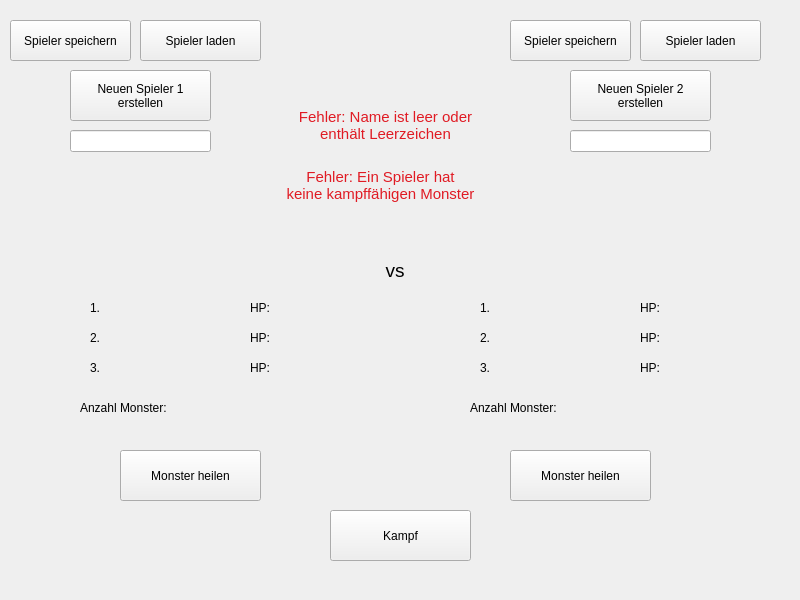
<?xml version="1.0" encoding="UTF-8"?>
<ui version="4.0">
 <class>MainWindow</class>
 <widget class="QMainWindow" name="MainWindow">
  <property name="geometry">
   <rect>
    <x>0</x>
    <y>0</y>
    <width>800</width>
    <height>600</height>
   </rect>
  </property>
  <property name="windowTitle">
   <string>MiniMonster Spiel</string>
  </property>
  <widget class="QWidget" name="centralwidget">
   <widget class="QPushButton" name="btnSpieler1">
    <property name="geometry">
     <rect>
      <x>70</x>
      <y>70</y>
      <width>141</width>
      <height>51</height>
     </rect>
    </property>
    <property name="text">
     <string>Neuen Spieler 1
erstellen</string>
    </property>
   </widget>
   <widget class="QLineEdit" name="lineName1">
    <property name="geometry">
     <rect>
      <x>70</x>
      <y>130</y>
      <width>141</width>
      <height>22</height>
     </rect>
    </property>
    <property name="text">
     <string/>
    </property>
   </widget>
   <widget class="QPushButton" name="btnSpieler2">
    <property name="geometry">
     <rect>
      <x>570</x>
      <y>70</y>
      <width>141</width>
      <height>51</height>
     </rect>
    </property>
    <property name="text">
     <string>Neuen Spieler 2
erstellen</string>
    </property>
   </widget>
   <widget class="QLineEdit" name="lineName2">
    <property name="geometry">
     <rect>
      <x>570</x>
      <y>130</y>
      <width>141</width>
      <height>22</height>
     </rect>
    </property>
    <property name="text">
     <string/>
    </property>
   </widget>
   <widget class="QPushButton" name="btnKampf">
    <property name="geometry">
     <rect>
      <x>330</x>
      <y>510</y>
      <width>141</width>
      <height>51</height>
     </rect>
    </property>
    <property name="text">
     <string>Kampf</string>
    </property>
   </widget>
   <widget class="QLabel" name="label1Mon1">
    <property name="geometry">
     <rect>
      <x>120</x>
      <y>300</y>
      <width>120</width>
      <height>15</height>
     </rect>
    </property>
    <property name="text">
     <string/>
    </property>
   </widget>
   <widget class="QLabel" name="label1Mon2">
    <property name="geometry">
     <rect>
      <x>120</x>
      <y>330</y>
      <width>120</width>
      <height>15</height>
     </rect>
    </property>
    <property name="text">
     <string/>
    </property>
   </widget>
   <widget class="QLabel" name="label1Mon3">
    <property name="geometry">
     <rect>
      <x>120</x>
      <y>360</y>
      <width>120</width>
      <height>15</height>
     </rect>
    </property>
    <property name="text">
     <string/>
    </property>
   </widget>
   <widget class="QLabel" name="label1Nr1">
    <property name="geometry">
     <rect>
      <x>90</x>
      <y>300</y>
      <width>20</width>
      <height>15</height>
     </rect>
    </property>
    <property name="text">
     <string>1.</string>
    </property>
   </widget>
   <widget class="QLabel" name="label1Nr2">
    <property name="geometry">
     <rect>
      <x>90</x>
      <y>330</y>
      <width>20</width>
      <height>15</height>
     </rect>
    </property>
    <property name="text">
     <string>2.</string>
    </property>
   </widget>
   <widget class="QLabel" name="label1Nr3">
    <property name="geometry">
     <rect>
      <x>90</x>
      <y>360</y>
      <width>20</width>
      <height>15</height>
     </rect>
    </property>
    <property name="text">
     <string>3.</string>
    </property>
   </widget>
   <widget class="QLabel" name="label1HP1">
    <property name="geometry">
     <rect>
      <x>250</x>
      <y>300</y>
      <width>30</width>
      <height>15</height>
     </rect>
    </property>
    <property name="text">
     <string>HP:</string>
    </property>
   </widget>
   <widget class="QLabel" name="label1HP2">
    <property name="geometry">
     <rect>
      <x>250</x>
      <y>330</y>
      <width>30</width>
      <height>15</height>
     </rect>
    </property>
    <property name="text">
     <string>HP:</string>
    </property>
   </widget>
   <widget class="QLabel" name="label1HP3">
    <property name="geometry">
     <rect>
      <x>250</x>
      <y>360</y>
      <width>30</width>
      <height>15</height>
     </rect>
    </property>
    <property name="text">
     <string>HP:</string>
    </property>
   </widget>
   <widget class="QLabel" name="label2HP1">
    <property name="geometry">
     <rect>
      <x>640</x>
      <y>300</y>
      <width>30</width>
      <height>15</height>
     </rect>
    </property>
    <property name="text">
     <string>HP:</string>
    </property>
   </widget>
   <widget class="QLabel" name="label2HP2">
    <property name="geometry">
     <rect>
      <x>640</x>
      <y>330</y>
      <width>30</width>
      <height>15</height>
     </rect>
    </property>
    <property name="text">
     <string>HP:</string>
    </property>
   </widget>
   <widget class="QLabel" name="label2Nr1">
    <property name="geometry">
     <rect>
      <x>480</x>
      <y>300</y>
      <width>20</width>
      <height>15</height>
     </rect>
    </property>
    <property name="text">
     <string>1.</string>
    </property>
   </widget>
   <widget class="QLabel" name="label2Nr2">
    <property name="geometry">
     <rect>
      <x>480</x>
      <y>330</y>
      <width>20</width>
      <height>15</height>
     </rect>
    </property>
    <property name="text">
     <string>2.</string>
    </property>
   </widget>
   <widget class="QLabel" name="label2Mon2">
    <property name="geometry">
     <rect>
      <x>510</x>
      <y>330</y>
      <width>120</width>
      <height>15</height>
     </rect>
    </property>
    <property name="text">
     <string/>
    </property>
   </widget>
   <widget class="QLabel" name="label2Nr3">
    <property name="geometry">
     <rect>
      <x>480</x>
      <y>360</y>
      <width>20</width>
      <height>15</height>
     </rect>
    </property>
    <property name="text">
     <string>3.</string>
    </property>
   </widget>
   <widget class="QLabel" name="label2Mon1">
    <property name="geometry">
     <rect>
      <x>510</x>
      <y>300</y>
      <width>120</width>
      <height>15</height>
     </rect>
    </property>
    <property name="text">
     <string/>
    </property>
   </widget>
   <widget class="QLabel" name="label2Mon3">
    <property name="geometry">
     <rect>
      <x>510</x>
      <y>360</y>
      <width>120</width>
      <height>15</height>
     </rect>
    </property>
    <property name="text">
     <string/>
    </property>
   </widget>
   <widget class="QLabel" name="label2HP3">
    <property name="geometry">
     <rect>
      <x>640</x>
      <y>360</y>
      <width>30</width>
      <height>15</height>
     </rect>
    </property>
    <property name="text">
     <string>HP:</string>
    </property>
   </widget>
   <widget class="QLabel" name="label1HPanz1">
    <property name="geometry">
     <rect>
      <x>290</x>
      <y>300</y>
      <width>40</width>
      <height>15</height>
     </rect>
    </property>
    <property name="text">
     <string/>
    </property>
   </widget>
   <widget class="QLabel" name="label1HPanz2">
    <property name="geometry">
     <rect>
      <x>290</x>
      <y>330</y>
      <width>40</width>
      <height>15</height>
     </rect>
    </property>
    <property name="text">
     <string/>
    </property>
   </widget>
   <widget class="QLabel" name="label1HPanz3">
    <property name="geometry">
     <rect>
      <x>290</x>
      <y>360</y>
      <width>40</width>
      <height>15</height>
     </rect>
    </property>
    <property name="text">
     <string/>
    </property>
   </widget>
   <widget class="QLabel" name="label2HPanz3">
    <property name="geometry">
     <rect>
      <x>680</x>
      <y>360</y>
      <width>40</width>
      <height>15</height>
     </rect>
    </property>
    <property name="text">
     <string/>
    </property>
   </widget>
   <widget class="QLabel" name="label2HPanz1">
    <property name="geometry">
     <rect>
      <x>680</x>
      <y>300</y>
      <width>40</width>
      <height>15</height>
     </rect>
    </property>
    <property name="text">
     <string/>
    </property>
   </widget>
   <widget class="QLabel" name="label2HPanz2">
    <property name="geometry">
     <rect>
      <x>680</x>
      <y>330</y>
      <width>40</width>
      <height>15</height>
     </rect>
    </property>
    <property name="text">
     <string/>
    </property>
   </widget>
   <widget class="QPushButton" name="btnHeilen1">
    <property name="geometry">
     <rect>
      <x>120</x>
      <y>450</y>
      <width>141</width>
      <height>51</height>
     </rect>
    </property>
    <property name="text">
     <string>Monster heilen</string>
    </property>
   </widget>
   <widget class="QPushButton" name="btnHeilen2">
    <property name="geometry">
     <rect>
      <x>510</x>
      <y>450</y>
      <width>141</width>
      <height>51</height>
     </rect>
    </property>
    <property name="text">
     <string>Monster heilen</string>
    </property>
   </widget>
   <widget class="QLabel" name="labelKampfName1">
    <property name="geometry">
     <rect>
      <x>60</x>
      <y>210</y>
      <width>230</width>
      <height>40</height>
     </rect>
    </property>
    <property name="font">
     <font>
      <pointsize>14</pointsize>
     </font>
    </property>
    <property name="text">
     <string/>
    </property>
    <property name="alignment">
     <set>Qt::AlignCenter</set>
    </property>
   </widget>
   <widget class="QLabel" name="labelVS">
    <property name="geometry">
     <rect>
      <x>370</x>
      <y>250</y>
      <width>50</width>
      <height>40</height>
     </rect>
    </property>
    <property name="font">
     <font>
      <pointsize>14</pointsize>
     </font>
    </property>
    <property name="text">
     <string>vs</string>
    </property>
    <property name="alignment">
     <set>Qt::AlignCenter</set>
    </property>
   </widget>
   <widget class="QLabel" name="labelKampfName2">
    <property name="geometry">
     <rect>
      <x>450</x>
      <y>210</y>
      <width>230</width>
      <height>40</height>
     </rect>
    </property>
    <property name="font">
     <font>
      <pointsize>14</pointsize>
     </font>
    </property>
    <property name="layoutDirection">
     <enum>Qt::LeftToRight</enum>
    </property>
    <property name="text">
     <string/>
    </property>
    <property name="alignment">
     <set>Qt::AlignCenter</set>
    </property>
   </widget>
   <widget class="QLabel" name="label">
    <property name="geometry">
     <rect>
      <x>80</x>
      <y>400</y>
      <width>101</width>
      <height>16</height>
     </rect>
    </property>
    <property name="text">
     <string>Anzahl Monster:</string>
    </property>
   </widget>
   <widget class="QLabel" name="label_2">
    <property name="geometry">
     <rect>
      <x>470</x>
      <y>400</y>
      <width>101</width>
      <height>16</height>
     </rect>
    </property>
    <property name="text">
     <string>Anzahl Monster:</string>
    </property>
   </widget>
   <widget class="QLabel" name="label1MonAnzahl">
    <property name="geometry">
     <rect>
      <x>180</x>
      <y>400</y>
      <width>31</width>
      <height>16</height>
     </rect>
    </property>
    <property name="text">
     <string/>
    </property>
    <property name="alignment">
     <set>Qt::AlignCenter</set>
    </property>
   </widget>
   <widget class="QLabel" name="label2MonAnzahl">
    <property name="geometry">
     <rect>
      <x>570</x>
      <y>400</y>
      <width>31</width>
      <height>16</height>
     </rect>
    </property>
    <property name="text">
     <string/>
    </property>
    <property name="alignment">
     <set>Qt::AlignCenter</set>
    </property>
   </widget>
   <widget class="QPushButton" name="btnSpieler1speichern">
    <property name="geometry">
     <rect>
      <x>10</x>
      <y>20</y>
      <width>121</width>
      <height>41</height>
     </rect>
    </property>
    <property name="text">
     <string>Spieler speichern</string>
    </property>
   </widget>
   <widget class="QPushButton" name="btnSpieler1laden">
    <property name="geometry">
     <rect>
      <x>140</x>
      <y>20</y>
      <width>121</width>
      <height>41</height>
     </rect>
    </property>
    <property name="text">
     <string>Spieler laden</string>
    </property>
   </widget>
   <widget class="QLabel" name="labelFehler">
    <property name="geometry">
     <rect>
      <x>290</x>
      <y>100</y>
      <width>191</width>
      <height>51</height>
     </rect>
    </property>
    <property name="font">
     <font>
      <pointsize>11</pointsize>
     </font>
    </property>
    <property name="text">
     <string>&lt;html&gt;&lt;head/&gt;&lt;body&gt;&lt;p align=&quot;center&quot;&gt;&lt;span style=&quot; color:#e01b24;&quot;&gt;Fehler: Name ist leer oder&lt;br&gt; enthält Leerzeichen&lt;/span&gt;&lt;/p&gt;&lt;/body&gt;&lt;/html&gt;</string>
    </property>
    <property name="alignment">
     <set>Qt::AlignLeading|Qt::AlignLeft|Qt::AlignVCenter</set>
    </property>
   </widget>
   <widget class="QPushButton" name="btnSpieler2speichern">
    <property name="geometry">
     <rect>
      <x>510</x>
      <y>20</y>
      <width>121</width>
      <height>41</height>
     </rect>
    </property>
    <property name="text">
     <string>Spieler speichern</string>
    </property>
   </widget>
   <widget class="QPushButton" name="btnSpieler2laden">
    <property name="geometry">
     <rect>
      <x>640</x>
      <y>20</y>
      <width>121</width>
      <height>41</height>
     </rect>
    </property>
    <property name="text">
     <string>Spieler laden</string>
    </property>
   </widget>
   <widget class="QLabel" name="labelFehler2">
    <property name="geometry">
     <rect>
      <x>270</x>
      <y>160</y>
      <width>221</width>
      <height>51</height>
     </rect>
    </property>
    <property name="font">
     <font>
      <pointsize>11</pointsize>
     </font>
    </property>
    <property name="text">
     <string>&lt;html&gt;&lt;head/&gt;&lt;body&gt;&lt;p align=&quot;center&quot;&gt;&lt;span style=&quot; color:#e01b24;&quot;&gt;Fehler: Ein Spieler hat&lt;br&gt;keine kampffähigen Monster&lt;/span&gt;&lt;/p&gt;&lt;/body&gt;&lt;/html&gt;</string>
    </property>
    <property name="alignment">
     <set>Qt::AlignLeading|Qt::AlignLeft|Qt::AlignVCenter</set>
    </property>
   </widget>
  </widget>
 </widget>
 <resources/>
 <connections>
  <connection>
   <sender>btnSpieler1</sender>
   <signal>clicked()</signal>
   <receiver>MainWindow</receiver>
   <slot>btnSpieler1()</slot>
   <hints>
    <hint type="sourcelabel">
     <x>175</x>
     <y>95</y>
    </hint>
    <hint type="destinationlabel">
     <x>237</x>
     <y>91</y>
    </hint>
   </hints>
  </connection>
  <connection>
   <sender>btnSpieler2</sender>
   <signal>clicked()</signal>
   <receiver>MainWindow</receiver>
   <slot>btnSpieler2()</slot>
   <hints>
    <hint type="sourcelabel">
     <x>664</x>
     <y>99</y>
    </hint>
    <hint type="destinationlabel">
     <x>745</x>
     <y>88</y>
    </hint>
   </hints>
  </connection>
  <connection>
   <sender>btnSpieler1speichern</sender>
   <signal>clicked()</signal>
   <receiver>MainWindow</receiver>
   <slot>btnSpieler1speichern()</slot>
   <hints>
    <hint type="sourcelabel">
     <x>42</x>
     <y>45</y>
    </hint>
    <hint type="destinationlabel">
     <x>30</x>
     <y>78</y>
    </hint>
   </hints>
  </connection>
  <connection>
   <sender>btnSpieler1laden</sender>
   <signal>clicked()</signal>
   <receiver>MainWindow</receiver>
   <slot>btnSpieler1laden()</slot>
   <hints>
    <hint type="sourcelabel">
     <x>233</x>
     <y>40</y>
    </hint>
    <hint type="destinationlabel">
     <x>291</x>
     <y>38</y>
    </hint>
   </hints>
  </connection>
  <connection>
   <sender>btnSpieler2speichern</sender>
   <signal>clicked()</signal>
   <receiver>MainWindow</receiver>
   <slot>btnSpieler2speichern()</slot>
   <hints>
    <hint type="sourcelabel">
     <x>544</x>
     <y>48</y>
    </hint>
    <hint type="destinationlabel">
     <x>533</x>
     <y>75</y>
    </hint>
   </hints>
  </connection>
  <connection>
   <sender>btnSpieler2laden</sender>
   <signal>clicked()</signal>
   <receiver>MainWindow</receiver>
   <slot>btnSpieler2laden()</slot>
   <hints>
    <hint type="sourcelabel">
     <x>734</x>
     <y>46</y>
    </hint>
    <hint type="destinationlabel">
     <x>780</x>
     <y>38</y>
    </hint>
   </hints>
  </connection>
  <connection>
   <sender>btnHeilen2</sender>
   <signal>clicked()</signal>
   <receiver>MainWindow</receiver>
   <slot>btnHeilen2()</slot>
   <hints>
    <hint type="sourcelabel">
     <x>621</x>
     <y>477</y>
    </hint>
    <hint type="destinationlabel">
     <x>690</x>
     <y>468</y>
    </hint>
   </hints>
  </connection>
  <connection>
   <sender>btnHeilen1</sender>
   <signal>clicked()</signal>
   <receiver>MainWindow</receiver>
   <slot>btnHeilen1()</slot>
   <hints>
    <hint type="sourcelabel">
     <x>229</x>
     <y>476</y>
    </hint>
    <hint type="destinationlabel">
     <x>300</x>
     <y>472</y>
    </hint>
   </hints>
  </connection>
  <connection>
   <sender>btnKampf</sender>
   <signal>clicked()</signal>
   <receiver>MainWindow</receiver>
   <slot>btnKampf()</slot>
   <hints>
    <hint type="sourcelabel">
     <x>450</x>
     <y>537</y>
    </hint>
    <hint type="destinationlabel">
     <x>498</x>
     <y>537</y>
    </hint>
   </hints>
  </connection>
 </connections>
 <slots>
  <slot>btnSpieler1()</slot>
  <slot>btnSpieler2()</slot>
  <slot>btnHeilen1()</slot>
  <slot>btnHeilen2()</slot>
  <slot>btnSpieler1speichern()</slot>
  <slot>btnSpieler1laden()</slot>
  <slot>btnSpieler2speichern()</slot>
  <slot>btnSpieler2laden()</slot>
  <slot>btnKampf()</slot>
 </slots>
</ui>
